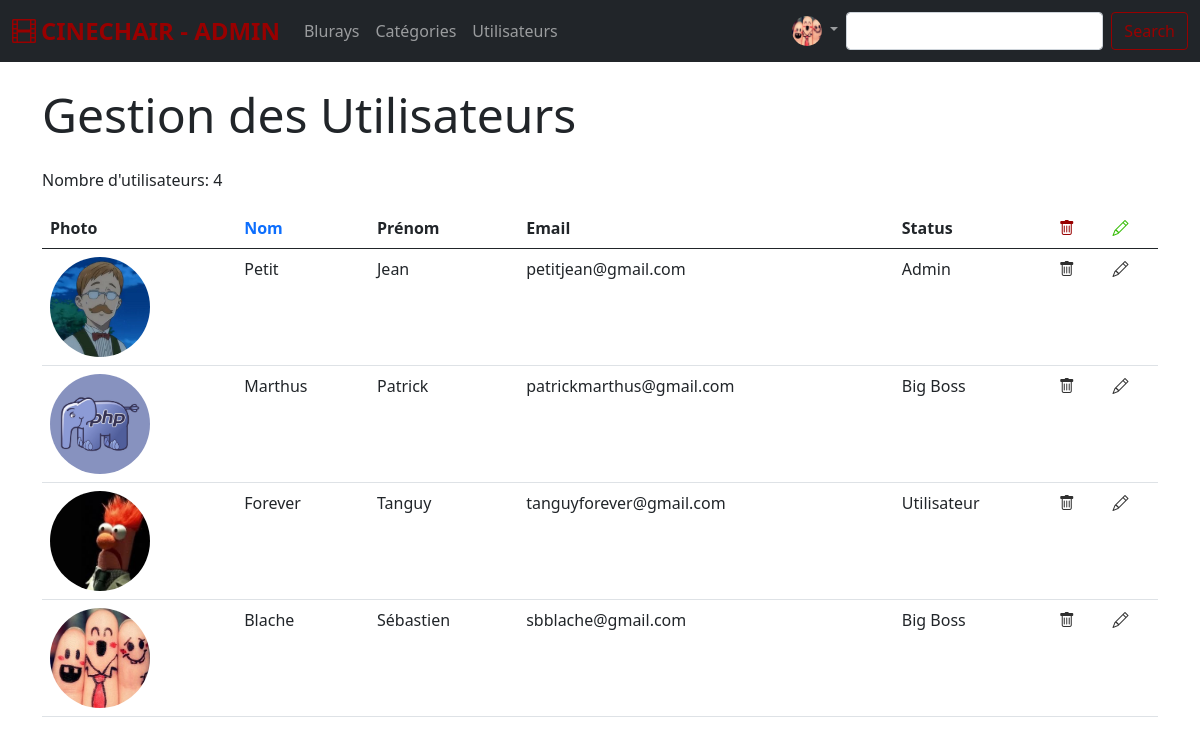
The page /admin?action=users&order=desc (signed in) on the database its author committed.
### tables this page shows
CREATE TABLE IF NOT EXISTS `users` (
  `id` int(11) NOT NULL AUTO_INCREMENT,
  `name` varchar(50) NOT NULL,
  `first_name` varchar(50) NOT NULL,
  `password` varchar(255) NOT NULL,
  `status_id` int(11) NOT NULL,
  `profil` varchar(255) DEFAULT NULL,
  `email` varchar(255) NOT NULL,
  `query_id` int(11) NOT NULL,
  `reply` varchar(255) NOT NULL,
  PRIMARY KEY (`id`),
  UNIQUE KEY `email` (`email`),
  KEY `status_id` (`status_id`),
  KEY `query_id` (`query_id`)
);

CREATE TABLE IF NOT EXISTS `status` (
  `s_id` int(11) NOT NULL AUTO_INCREMENT,
  `s_name` varchar(50) NOT NULL,
  PRIMARY KEY (`s_id`)
);

### pages/admin_users.php (the view)
<?php
$sql = "SELECT * FROM users
        LEFT JOIN status ON status_id = s_id";
isset($_GET['order']) ? $sql .= " ORDER BY name DESC" : $sql .=" ORDER BY name ASC";
$stmt = $dbh->prepare($sql);
$stmt->execute();
$users = $stmt->fetchAll();
?>
<section class="container">
    <h2 class="display-5 my-4">Gestion des Utilisateurs</h2>
    <p>Nombre d'utilisateurs: <?= count($users) ?></p>
    <div class="row">
        <div class="col-12">
            <table class="table table-hover col-6">
                <thead>
                <tr>
                    <th>Photo</th>
                    <th><a <?= !isset($_GET['order']) ? 'href="?action=users&order=desc"' : 'href="?action=users"' ?> class="link">Nom</a></th>
                    <th>Prénom</th>
                    <th>Email</th>
                    <th>Status</th>
                    <th><i class="bi bi-trash"></i></th>
                    <th><i class="bi bi-pencil green"></i></th>
                </tr>
                </thead>
                <tbody>
                <?php foreach($users as $user) : ?>
                    <tr>
                        <td><img src="assets/img/profil/<?= $user->profil ?>" alt="<?= $user->name ?>" class="edit-profil"></td>
                        <td><?= $user->name ?></td>
                        <td><?= $user->first_name ?></td>
                        <td><?= $user->email ?></td>
                        <td><?= $user->s_name ?></td>
                        <td><a href="src/deluser.php?id=<?= $user->id ?>" onclick="return confirm('Êtes vous sûre de vouloir suprimer <?= $user->name ?> <?= $user->first_name ?> ? Cette action sera définitive')"><i class="bi bi-trash trash-grey"></i></a></td>
                        <td><a href="?action=edituser&id=<?= $user->id ?>"><i class="bi bi-pencil pencil-grey"></i></a></td>
                    </tr>
                <?php endforeach ?>
                </tbody>
            </table>
        </div>
    </div>
</section>

### assets/css/admin.css (style rules this page uses)
* { padding: 0; margin: 0; }
.navbar-brand, i { color: #980000 !important; }
td img { width: 75px; height: 100px; }
.link { text-decoration: none; }
td a { text-decoration: none !important; }
.green { color: #34bc03 !important; }
.pencil-grey { color: #303030 !important; }
.trash-grey { color: #303030 !important; }
.edit-profil { width: 100px; height: 100px; border-radius: 50%; }

### rows shown on the page
users: profil (picture), name "Petit", first_name "Jean", email "petitjean@gmail.com", status.s_name "Admin"
users: profil (picture), name "Marthus", first_name "Patrick", email "patrickmarthus@gmail.com", status.s_name "Big Boss"
users: profil (picture), name "Forever", first_name "Tanguy", email "tanguyforever@gmail.com", status.s_name "Utilisateur"
users: profil (picture), name "Blache", first_name "Sébastien", email "sbblache@gmail.com", status.s_name "Big Boss"

### other values the page prints
count($users) "4"
